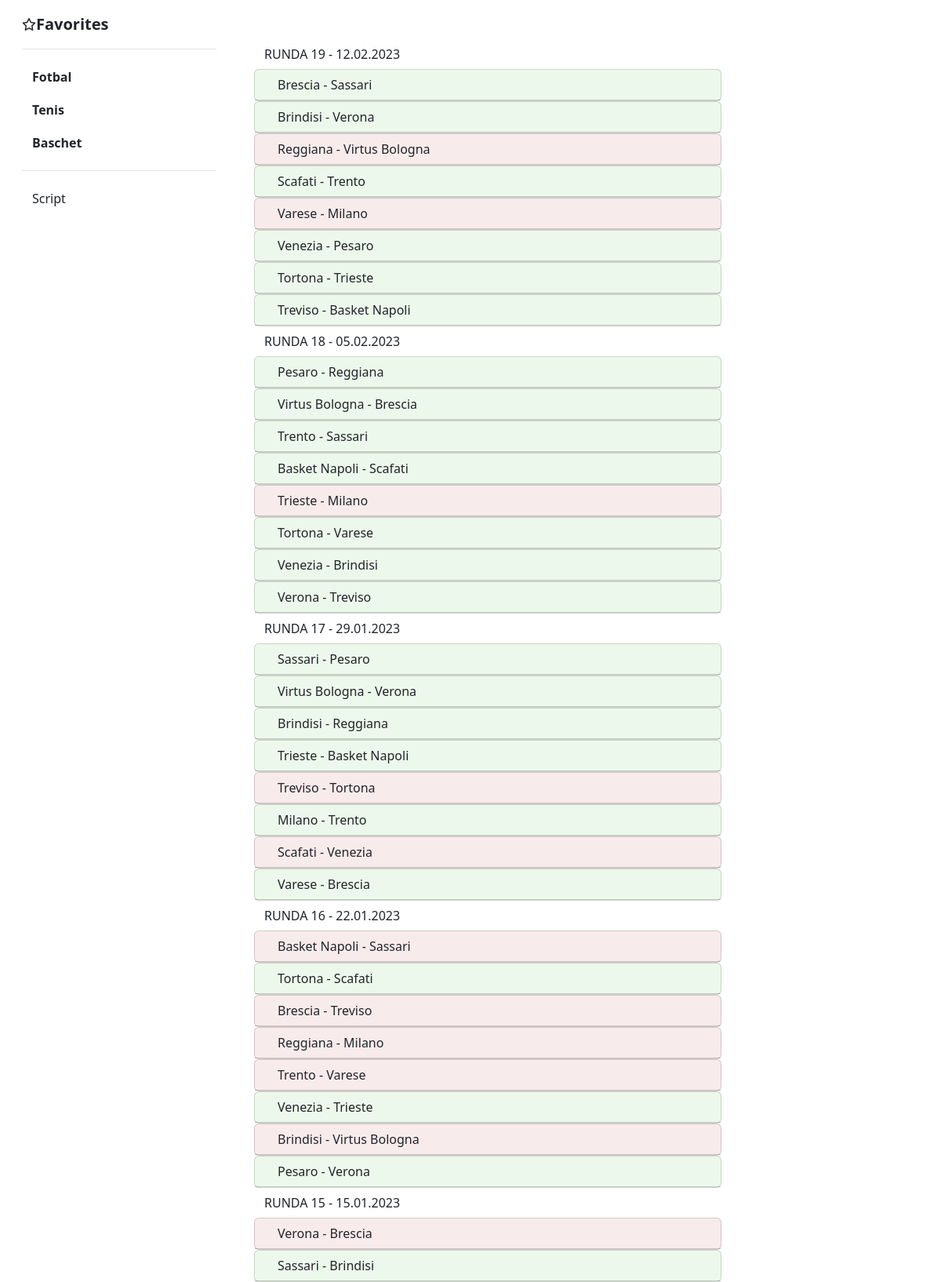
/italia_liga_a (upper part), run on the app's committed database.
### data/models.py (models this page shows, shortened)
class Baschet(models.Model):
    tara = models.CharField(max_length=50)
    liga = models.CharField(max_length=50)
    runda = models.CharField(max_length=3)
    data = models.CharField(max_length=50)
    participant1 = models.CharField(max_length=50)
    participant2 = models.CharField(max_length=50)
    scor = models.CharField(max_length=5)
    rezultat = models.CharField(max_length=50)
    bookmaker_odds = models.ManyToManyField(Bookmakers, default=0)
    favorita = models.CharField(max_length=50)

### data/views.py (the view)
# urls.py: path('italia_liga_a', views.baschet_italia_liga_a, name='liga_a'),
def baschet_italia_liga_a(request):
    liga_a = Baschet.objects.filter(tara__icontains='ITALIA').order_by(-F('runda'))
    context = {
        'baschet': liga_a,
    }
    return render(request, 'data/baschet.html', context)

### data/templates/data/baschet.html (shortened to what this page needs)
{% extends 'data/base.html' %}
{% block body %}
    {% for game in baschet %}
        {% ifchanged game.runda %}
          <div >
            <h5 class="mb-0">
                <button class="btn btn-link collapsed link-dark text-decoration-none">
                    {{ game.runda }} - {{ game.data }}
                </button>
            </h5>
          </div>
        {% endifchanged %}
        <div id="accordion">
          <div class="card wid{% if game.favorita == game.rezultat %} bg-fav{% elif game.favorita != game.rezultat and game.rezultat != 'Egal' %} bg-red{% elif game.rezultat == 'Egal' %} bg-egal{% endif %}">
            <div class="card-header" id="heading{{ game.id }}">
              <h5 class="mb-0">
                <button class="btn btn-link collapsed link-dark text-decoration-none" data-bs-toggle="collapse" data-bs-target="#collapse{{ game.id }}" aria-expanded="false" aria-controls="collapse{{ game.id }}">
                    {{ game.participant1 }} - {{ game.participant2 }}
                </button>
              </h5>
            </div>
          </div>
        </div>
    {% endfor %}
{% endblock %}

### data/static/data/style.css (style rules this page uses)
.wid { width: 70%; --bs-card-cap-padding-y: 0!important; }
.bg-fav { --bs-card-bg: #f3fff2!important; }
.bg-red { --bs-card-bg: #fff2f2!important; }

### data on the page
Baschet: runda "RUNDA 19", data "12.02.2023", participant1 "Brescia", participant2 "Sassari"
Baschet: participant1 "Brindisi", participant2 "Verona"
Baschet: participant1 "Reggiana", participant2 "Virtus Bologna"
Baschet: participant1 "Scafati", participant2 "Trento"
Baschet: participant1 "Varese", participant2 "Milano"
Baschet: participant1 "Venezia", participant2 "Pesaro"
Baschet: participant1 "Tortona", participant2 "Trieste"
Baschet: participant1 "Treviso", participant2 "Basket Napoli"
Baschet: runda "RUNDA 18", data "05.02.2023", participant1 "Pesaro", participant2 "Reggiana"
Baschet: participant1 "Virtus Bologna", participant2 "Brescia"
Baschet: participant1 "Trento", participant2 "Sassari"
Baschet: participant1 "Basket Napoli", participant2 "Scafati"
Baschet: participant1 "Trieste", participant2 "Milano"
Baschet: participant1 "Tortona", participant2 "Varese"
Baschet: participant1 "Venezia", participant2 "Brindisi"
Baschet: participant1 "Verona", participant2 "Treviso"
Baschet: runda "RUNDA 17", data "29.01.2023", participant1 "Sassari", participant2 "Pesaro"
Baschet: participant1 "Virtus Bologna", participant2 "Verona"
Baschet: participant1 "Brindisi", participant2 "Reggiana"
Baschet: participant1 "Trieste", participant2 "Basket Napoli"
Baschet: participant1 "Treviso", participant2 "Tortona"
Baschet: participant1 "Milano", participant2 "Trento"
Baschet: participant1 "Scafati", participant2 "Venezia"
Baschet: participant1 "Varese", participant2 "Brescia"
Baschet: runda "RUNDA 16", data "22.01.2023", participant1 "Basket Napoli", participant2 "Sassari"
Baschet: participant1 "Tortona", participant2 "Scafati"
Baschet: participant1 "Brescia", participant2 "Treviso"
Baschet: participant1 "Reggiana", participant2 "Milano"
Baschet: participant1 "Trento", participant2 "Varese"
Baschet: participant1 "Venezia", participant2 "Trieste"
Baschet: participant1 "Brindisi", participant2 "Virtus Bologna"
Baschet: participant1 "Pesaro", participant2 "Verona"
Baschet: runda "RUNDA 15", data "15.01.2023", participant1 "Verona", participant2 "Brescia"
Baschet: participant1 "Sassari", participant2 "Brindisi"
